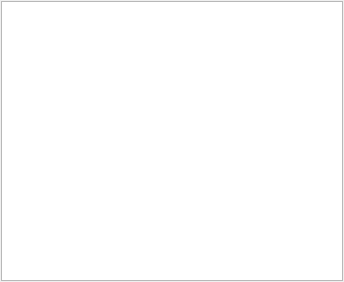
<?xml version="1.0" encoding="UTF-8"?>
<ui version="4.0">
 <class>hudQuest</class>
 <widget class="QWidget" name="hudQuest">
  <property name="geometry">
   <rect>
    <x>0</x>
    <y>0</y>
    <width>344</width>
    <height>282</height>
   </rect>
  </property>
  <property name="windowTitle">
   <string>Form</string>
  </property>
  <layout class="QGridLayout" name="gridLayout_2">
   <property name="leftMargin">
    <number>1</number>
   </property>
   <property name="topMargin">
    <number>1</number>
   </property>
   <property name="rightMargin">
    <number>1</number>
   </property>
   <property name="bottomMargin">
    <number>1</number>
   </property>
   <property name="spacing">
    <number>1</number>
   </property>
   <item row="2" column="1">
    <widget class="QTreeView" name="treeQuestList"/>
   </item>
  </layout>
 </widget>
 <resources/>
 <connections/>
</ui>
